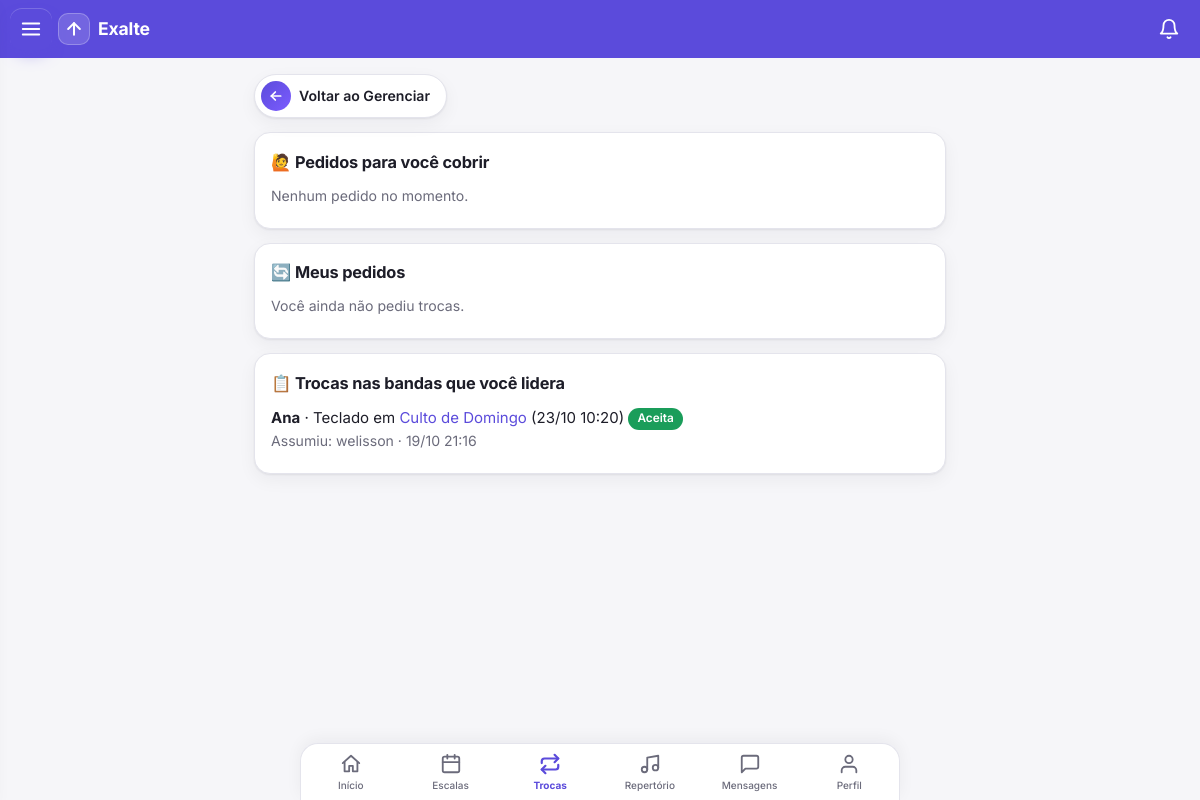
The app's page /trocas/ (signed in) with its own data.
### core/models.py (models this page shows, shortened)
class TrocaEscala(models.Model):
    STATUS = [("aberta", "Aberta"), ("aceita", "Aceita"), ("cancelada", "Cancelada")]
    escala = models.ForeignKey(Escala, on_delete=models.CASCADE, related_name="trocas")
    solicitante = models.ForeignKey(Membro, on_delete=models.CASCADE, related_name="trocas_pedidas")
    destinatario = models.ForeignKey(Membro, null=True, blank=True, on_delete=models.CASCADE,
                                     related_name="trocas_recebidas", help_text="Vazio = qualquer membro da banda")
    substituto = models.ForeignKey(Membro, null=True, blank=True, on_delete=models.SET_NULL,
                                   related_name="trocas_aceitas")
    motivo = models.CharField(max_length=200, blank=True)
    status = models.CharField(max_length=10, choices=STATUS, default="aberta")
    criado = models.DateTimeField(auto_now_add=True)
    resolvida = models.DateTimeField(null=True, blank=True)
    class Meta:
        ordering = ["-criado"]

class Membro(models.Model):
    PAPEIS = [("lider", "Líder"), ("membro", "Membro")]
    user = models.ForeignKey(settings.AUTH_USER_MODEL, on_delete=models.CASCADE, related_name="membros")
    banda = models.ForeignKey(Banda, on_delete=models.CASCADE, related_name="membros")
    papel = models.CharField(max_length=10, choices=PAPEIS, default="membro")
    instrumentos = models.CharField(max_length=200, blank=True, help_text="Ex.: Violão, Baixo, Vocal")
    vocal = models.BooleanField("Equipe: Vocal", default=False)
    back = models.BooleanField("Equipe: Back", default=False)
    instrumental = models.BooleanField("Equipe: Instrumental", default=False)
    class Meta:
        unique_together = ("user", "banda")

class Escala(models.Model):
    STATUS = [("pendente", "Pendente"), ("confirmado", "Confirmado"), ("recusado", "Recusado")]
    evento = models.ForeignKey(Evento, on_delete=models.CASCADE, related_name="escalas")
    membro = models.ForeignKey(Membro, on_delete=models.CASCADE, related_name="escalas")
    funcao = models.CharField(max_length=60, help_text="Ex.: Bateria, Vocal 1")
    status = models.CharField(max_length=12, choices=STATUS, default="pendente")
    obs = models.CharField(max_length=200, blank=True, help_text="Motivo / pedido de troca")
    lote = models.ForeignKey("LoteEscala", null=True, blank=True, on_delete=models.SET_NULL, related_name="escalas")

class Evento(models.Model):
    TIPOS = [("ensaio", "Ensaio"), ("culto", "Culto/Missa"), ("show", "Show"), ("outro", "Outro")]
    banda = models.ForeignKey(Banda, on_delete=models.CASCADE, related_name="eventos")
    titulo = models.CharField(max_length=150)
    tipo = models.CharField(max_length=10, choices=TIPOS, default="ensaio")
    data_hora = models.DateTimeField()
    local = models.CharField(max_length=150, blank=True)
    descricao = models.TextField(blank=True)
    importacao = models.ForeignKey("ImportacaoEventos", null=True, blank=True, on_delete=models.SET_NULL,
                                   related_name="eventos")
    class Meta:
        ordering = ["data_hora"]

### core/views.py (the view)
# urls.py: path("trocas/", v.trocas, name="trocas"),
@login_required
def trocas(request):
    base = TrocaEscala.objects.select_related("escala__evento__banda", "escala__membro__user",
                                              "solicitante__user", "destinatario__user", "substituto__user")
    abertas = (base.filter(status="aberta", escala__evento__data_hora__gte=timezone.now(),
                           escala__evento__banda__membros__user=request.user)
               .exclude(solicitante__user=request.user)
               .filter(Q(destinatario__isnull=True) | Q(destinatario__user=request.user))
               .distinct().order_by("escala__evento__data_hora"))
    para_mim = [dict(t=t, motivo=_pode_cobrir(t, _membro_na_banda(request.user, t.escala.evento.banda)))
                for t in abertas]
    minhas = base.filter(solicitante__user=request.user).order_by("-criado")[:15]
    lider = None
    if _eh_lider(request.user):
        lider = (base.filter(escala__evento__banda__membros__user=request.user,
                             escala__evento__banda__membros__papel="lider")
                 .distinct().order_by("-criado")[:30])
    return render(request, "trocas.html", dict(para_mim=para_mim, minhas=minhas, lider=lider))

### core/leitura.py (called while the page is built)
def contagens(user):
    bandas = list(Membro.objects.filter(user=user).values_list("banda_id", flat=True))
    if not bandas:
        return {}
    marcas = dict(LeituraMensagens.objects.filter(user=user, banda_id__in=bandas).values_list("banda_id", "ate"))
    agora = timezone.now()
    novas = [LeituraMensagens(user=user, banda_id=b, ate=agora) for b in bandas if b not in marcas]
    if novas:
        LeituraMensagens.objects.bulk_create(novas, ignore_conflicts=True)
        marcas.update({n.banda_id: agora for n in novas})
    return {b: Mensagem.objects.filter(banda_id=b, criado__gt=marcas[b]).exclude(autor=user).count() for b in bandas}

### core/templatetags/menu.py (called while the page is built)
@register.simple_tag(takes_context=True)
def usuario_eh_lider(context):
    u = context["request"].user
    return u.is_authenticated and Membro.objects.filter(user=u, papel="lider").exists()

@register.simple_tag(takes_context=True)
def nao_lidas(context):
    request = context.get("request")
    if request is None or not request.user.is_authenticated:
        return 0
    if not hasattr(request, "_nao_lidas"):
        from core.leitura import contagens
        request._nao_lidas = sum(contagens(request.user).values())
    return request._nao_lidas

### core/views.py (called while the page is built)
def _eh_lider(user):
    return Membro.objects.filter(user=user, papel="lider").exists()

### core/templates/trocas.html (shortened to what this page needs)
{% extends "base.html" %}{% block content %}
{% if lider is not None %}<a class="voltar" href="{% url 'gerenciar' %}"><span class="seta"><svg class="ic"><use href="#i-back"/></svg></span>Voltar ao Gerenciar</a>{% endif %}
<div class="card"><h2>🙋 Pedidos para você cobrir</h2>
{% for i in para_mim %}{% with t=i.t %}<p><b>{{ t.solicitante.user.get_full_name|default:t.solicitante.user.username }}</b> · {{ t.escala.funcao }} em <a href="{% url 'evento' t.escala.evento.pk %}">{{ t.escala.evento.titulo }}</a> ({{ t.escala.evento.data_hora|date:"d/m H:i" }})
{% if t.motivo %}<br><span class="mut">Motivo: {{ t.motivo }}</span>{% endif %}<br>
{% if i.motivo %}<span class="mut">Não dá para aceitar: {{ i.motivo }}</span>
{% else %}<form class="inl" method="post" action="{% url 'troca_aceitar' t.pk %}" style="margin:0" onsubmit="return confirm('Assumir esta escala?')">{% csrf_token %}<button>✅ Aceitar</button></form>{% endif %}</p>{% endwith %}
{% empty %}<p class="mut">Nenhum pedido no momento.</p>{% endfor %}</div>
<div class="card"><h2>🔄 Meus pedidos</h2>
{% for t in minhas %}<p>{{ t.escala.funcao }} em {{ t.escala.evento.titulo }} ({{ t.escala.evento.data_hora|date:"d/m H:i" }})
<span class="tag {% if t.status == 'aceita' %}confirmado{% elif t.status == 'cancelada' %}recusado{% endif %}">{{ t.get_status_display }}</span>
{% if t.substituto %}<br><span class="mut">Quem assumiu: {{ t.substituto.user.get_full_name|default:t.substituto.user.username }}</span>{% elif t.destinatario %}<br><span class="mut">Pedido para {{ t.destinatario.user.get_full_name|default:t.destinatario.user.username }}</span>{% endif %}
{% if t.status == 'aberta' %}<form class="inl" method="post" action="{% url 'troca_cancelar' t.pk %}">{% csrf_token %}<button class="no">Cancelar pedido</button></form>{% endif %}</p>
{% empty %}<p class="mut">Você ainda não pediu trocas.</p>{% endfor %}</div>
{% if lider is not None %}<div class="card"><h2>📋 Trocas nas bandas que você lidera</h2>
{% for t in lider %}<p><b>{{ t.solicitante.user.get_full_name|default:t.solicitante.user.username }}</b> · {{ t.escala.funcao }} em <a href="{% url 'evento' t.escala.evento.pk %}">{{ t.escala.evento.titulo }}</a> ({{ t.escala.evento.data_hora|date:"d/m H:i" }}) <span class="tag {% if t.status == 'aceita' %}confirmado{% elif t.status == 'cancelada' %}recusado{% endif %}">{{ t.get_status_display }}</span>
{% if t.substituto %}<br><span class="mut">Assumiu: {{ t.substituto.user.get_full_name|default:t.substituto.user.username }} · {{ t.resolvida|date:"d/m H:i" }}</span>{% endif %}
{% if t.status == 'aberta' %}<form class="inl" method="post" action="{% url 'troca_cancelar' t.pk %}">{% csrf_token %}<button class="no">Cancelar</button></form>{% endif %}</p>
{% empty %}<p class="mut">Nenhuma troca registrada.</p>{% endfor %}</div>{% endif %}
{% endblock %}

### core/templates/base.html (style rules this page uses)
:root { --bg:#f6f6f9;--card:#fff;--tx:#1d1d28;--mut:#6b6b7b;--pri:#5b4bdb;--pri-soft:#ecebfb;--ok:#1a9d5a;--no:#d23b3b;--bd:#e4e4ec;--sh:0 1px 2px #1d1d2812,0 6px 18px #1d1d280d;--pri2:#7c5cff;--field:#f2f2f9;--glow:#5b4bdb40 }
* { box-sizing:border-box;-webkit-tap-highlight-color:transparent }
html { scroll-padding-top:70px }
body { margin:0;font-family:Inter,system-ui,-apple-system,"Segoe UI",Roboto,sans-serif;background:var(--bg);color:var(--tx);line-height:1.45;font-size:15px; padding-bottom:calc(76px + env(safe-area-inset-bottom,0px)) }
a { color:var(--pri);text-decoration:none }
svg.ic { width:22px;height:22px;fill:none;stroke:currentColor;stroke-width:2;stroke-linecap:round;stroke-linejoin:round;flex:none }
h2 { margin:.1em 0 .7em;font-size:1.02rem;font-weight:700;letter-spacing:-.01em }
.card { background:var(--card);border-radius:16px;padding:16px;margin:0 0 14px;box-shadow:var(--sh);border:1px solid var(--bd) }
.mut { color:var(--mut);font-size:.88rem }
p { margin:.4em 0 }
.tag { display:inline-block;padding:2px 9px;border-radius:99px;font-size:.74rem;font-weight:600;color:#fff;background:var(--mut);vertical-align:middle }
.confirmado { background:var(--ok) }
a.voltar { display:inline-flex;align-items:center;gap:8px;padding:6px 16px 6px 6px;margin:0 0 14px;border-radius:99px;background:var(--card);border:1px solid var(--bd);box-shadow:var(--sh);color:var(--tx);font-weight:600;font-size:.88rem;transition:transform .12s,box-shadow .2s }
a.voltar .seta { width:30px;height:30px;border-radius:50%;display:grid;place-items:center;color:#fff;background:linear-gradient(135deg,var(--pri),var(--pri2)) }
a.voltar .seta svg { width:16px;height:16px;stroke-width:2.6 }

### records on screen
TrocaEscala: solicitante.user.get_full_name "Ana", escala.funcao "Teclado", escala.evento.titulo "Culto de Domingo", escala.evento.data_hora "23/10 10:20", status "Aceita", substituto.user.get_full_name "welisson", resolvida "19/10 21:16"
